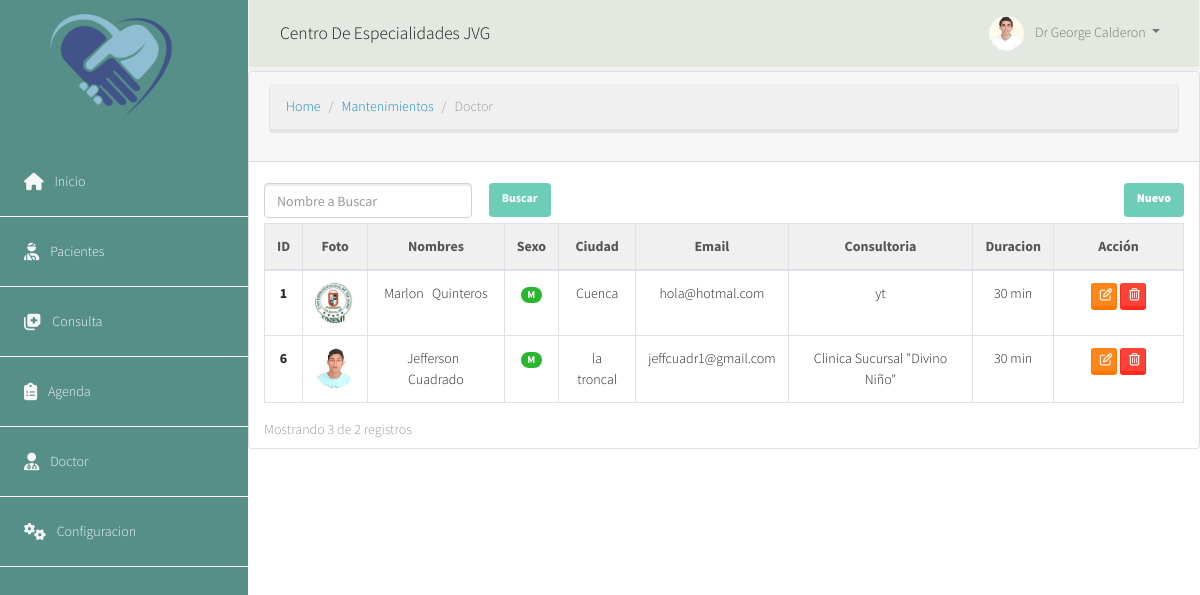
The page /base/doctor_view/ (signed in) on the database as committed earlier.
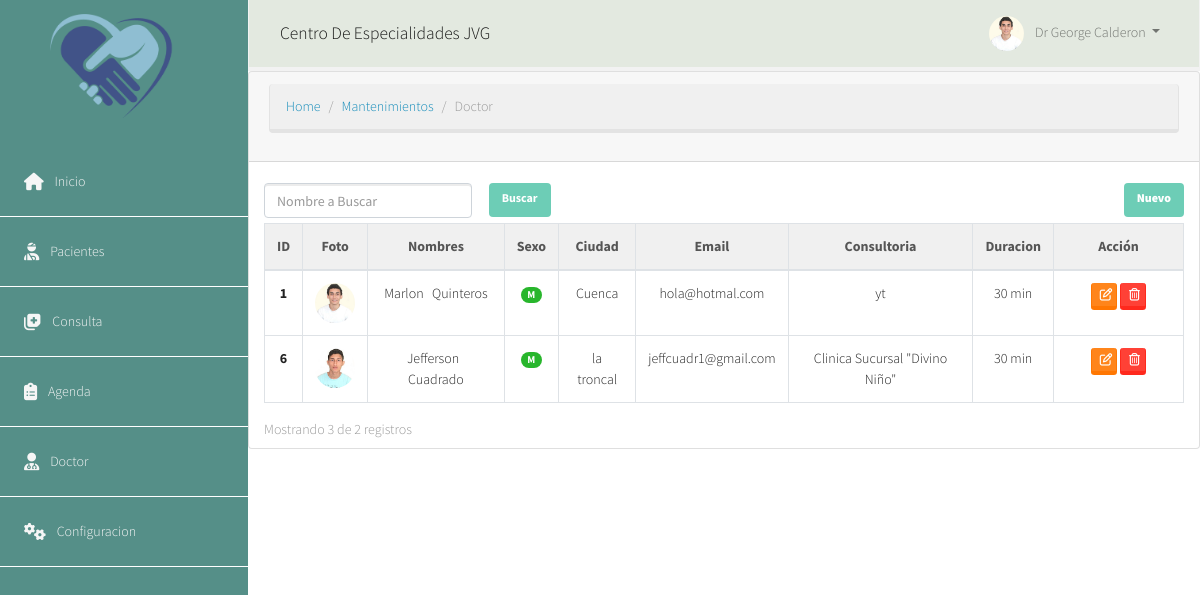
The same page on the database as committed later.
### appcore/models.py (models this page shows, shortened)
class Persona(models.Model):
    tipo_sexo = (('N', 'Ninguno'), ('M', 'Masculino'), ('F', 'Femenino'))
    estado_civil = (('S', 'Soltero'), ('C', 'Casado'),
                    ('D', 'Divorciado'), ('V', 'Viudo'), ('U', 'Union'))
    cedula = models.CharField('Cedula', max_length=13, unique=True)
    nombre = models.CharField(max_length=100, verbose_name='Nombres')
    apellido = models.CharField(max_length=100, verbose_name='Apellidos')
    nacimiento = models.DateField('Fecha Nacimiento', blank=True, null=True)
    sexo = models.CharField('sexo', choices=tipo_sexo,
                            default='N', max_length=1)
    civil = models.CharField(
        'Estado civil', choices=estado_civil, default='S', max_length=1)
    profesion = models.ManyToManyField(Profesion)
    titulo = models.ManyToManyField(Titulo)
    provincia = models.ForeignKey(
        Provincia, on_delete=models.PROTECT, blank=True, null=True)
    ciudad = models.ForeignKey(
        Ciudad, on_delete=models.PROTECT, blank=True, null=True)
    direccion = models.CharField(
        'Direccion', max_length=100, blank=True, null=True)
    telefono = models.CharField(
        'Telefono', max_length=100, blank=True, null=True)
    email = models.EmailField('Correo', max_length=100, blank=True, null=True)
    foto = models.ImageField('Foto', upload_to='fotos/', blank=True, null=True)
    class Meta:
        abstract = True

class Doctor(Persona):
    consultoria=models.CharField(max_length=200)
    lugar=models.CharField(verbose_name='Direccion de Consultorio', max_length=100)
    logo=models.ImageField(verbose_name='Logo', upload_to='Logos/', blank=True, null=True)
    horario=models.ManyToManyField(Horario)
    registro=models.CharField(verbose_name='Registro Medico', max_length=50)
    duracion=models.IntegerField(verbose_name='Duracion de Consulta', default=30)
    estado=models.BooleanField(default=True)
    class Meta:
        verbose_name='Doctor'
        verbose_name_plural='Doctores'

class Ciudad(models.Model):
    provincia = models.ForeignKey(Provincia, on_delete=models.PROTECT)
    descripcion = models.CharField(verbose_name='Descripcion', max_length=100)
    estado = models.BooleanField(default=True)
    class Meta:
        verbose_name = 'Ciudad'
        verbose_name_plural = 'Ciudades'

### appcore/views.py (the view)
# urls.py: path('doctor_view/', login_required(DoctorView.as_view()), name='doctor_view'),
class DoctorView(ListView):
    model = Doctor
    template_name = "doctor_view.html"
    context_object_name = "datos"
    paginate_by = 3
    def get_queryset(self):
        nombre = self.request.GET.get('nombre') if self.request.GET.get('nombre') else ''
        return self.model.objects.filter(nombre__icontains=nombre, estado=True)
    def get_context_data(self, **kwargs):
        context = super().get_context_data(**kwargs)
        context['nombre'] = self.request.GET.get(
            'nombre') if self.request.GET.get('nombre') else ''
        return context

### templates/doctor_view.html (shortened to what the changed rows need)
{% extends "menu.html" %}
{% block main %}
{% load static %}
<div class="row">
    <div class="col-md-12">
        <div class="card">
            <div class="container">
                <div class="table-responsive-sm"><br>
                    <table class="table table-bordered table-hover">
                        <thead>
                            <thead class="thead-light">
                                <th scope="col" class="text-center">ID</th>
                                <th scope="col" class="text-center">Foto</th>
                                <th scope="col" class="text-center">Nombres</th>
                                <th scope="col" class="text-center">Sexo</th>
                                <th scope="col" class="text-center">Ciudad</th>
                                <th scope="col" class="text-center">Email</th>
                                <th scope="col" class="text-center">Consultoria</th>
                                <th scope="col" class="text-center">Duracion</th>
                                <th scope="col" class="text-center">Acción</th>
                            </thead>
                        </thead>
                        <tbody id="tabla">
                            {% for data in datos %}
                            <tr>
                                <th class="text-center">{{ data.id }}</th>
                                {% if  data.foto %}
                                <td class="text-center"><img src="{{ data.foto.url }}" class="img rounded-circle"
                                        width="40px" height="40px"></td>
                                {% else %}
                                <td class=" text-center"><img src="{% static 'img/sinfoto.png' %}"
                                        class="img-thumbnail rounded-circle" width="40px" height="40px"></td>
                                {% endif %}
                                <td class="text-center">{{ data.nombre | capfirst }} &nbsp
                                    {{ data.apellido | capfirst }}</td>
                                {% if data.sexo == 'M' %}
                                <td class="text-center"><span
                                        class="badge badge-pill badge-success">{{data.sexo}}</span>
                                </td>
                                {% else %}
                                <td class="text-center"><span class="badge badge-pill badge-danger">{{data.sexo}}</span>
                                </td>
                                {% endif %}
                                <td class="text-center">{{data.ciudad.descripcion}}</td>
                                <td class="text-center">{{data.email}}</td>
                                <td class="text-center">{{data.consultoria}}</td>
                                <td class="text-center">{{ data.duracion }} min</td>
                                <td style="width:130px" class="text-center">
                                    <a href="{% url 'base:doctor_edit' data.id %}" class="btn btn-warning btn-sm w-25">
                                    </a>
                                    <a href="#" class="btn btn-danger btn-sm w-25" rel="action"
                                        data-json='{"accion":"elim" ,"id":"{{data.id}}"}'>
                                    </a>
                                </td>
                            </tr>
                            {% endfor %}
                        </tbody>
                    </table>
                </div>
            </div>
        </div>
    </div>
</div>
{% endblock %}

Rows that differ between the two databases and show on the page:
changed Doctor "Marlon": foto: a different picture
